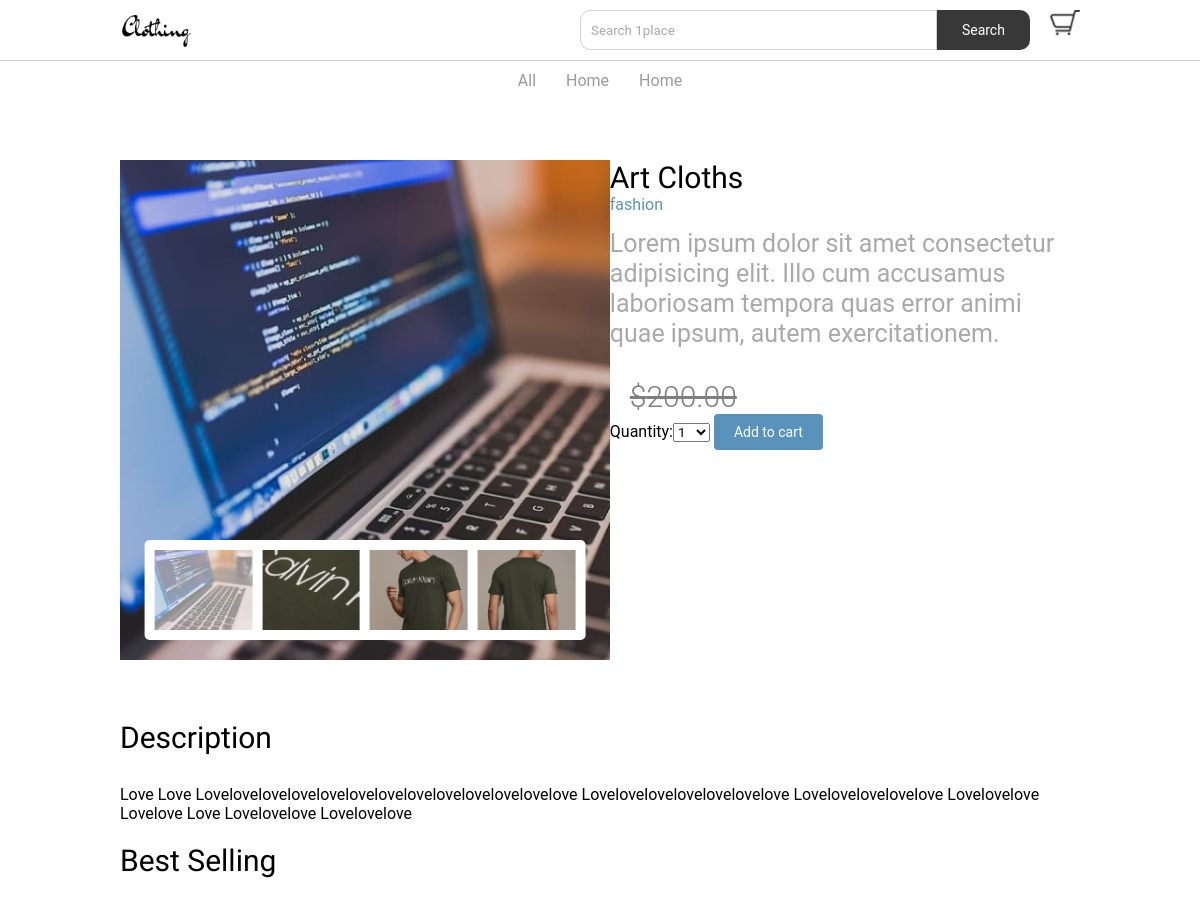
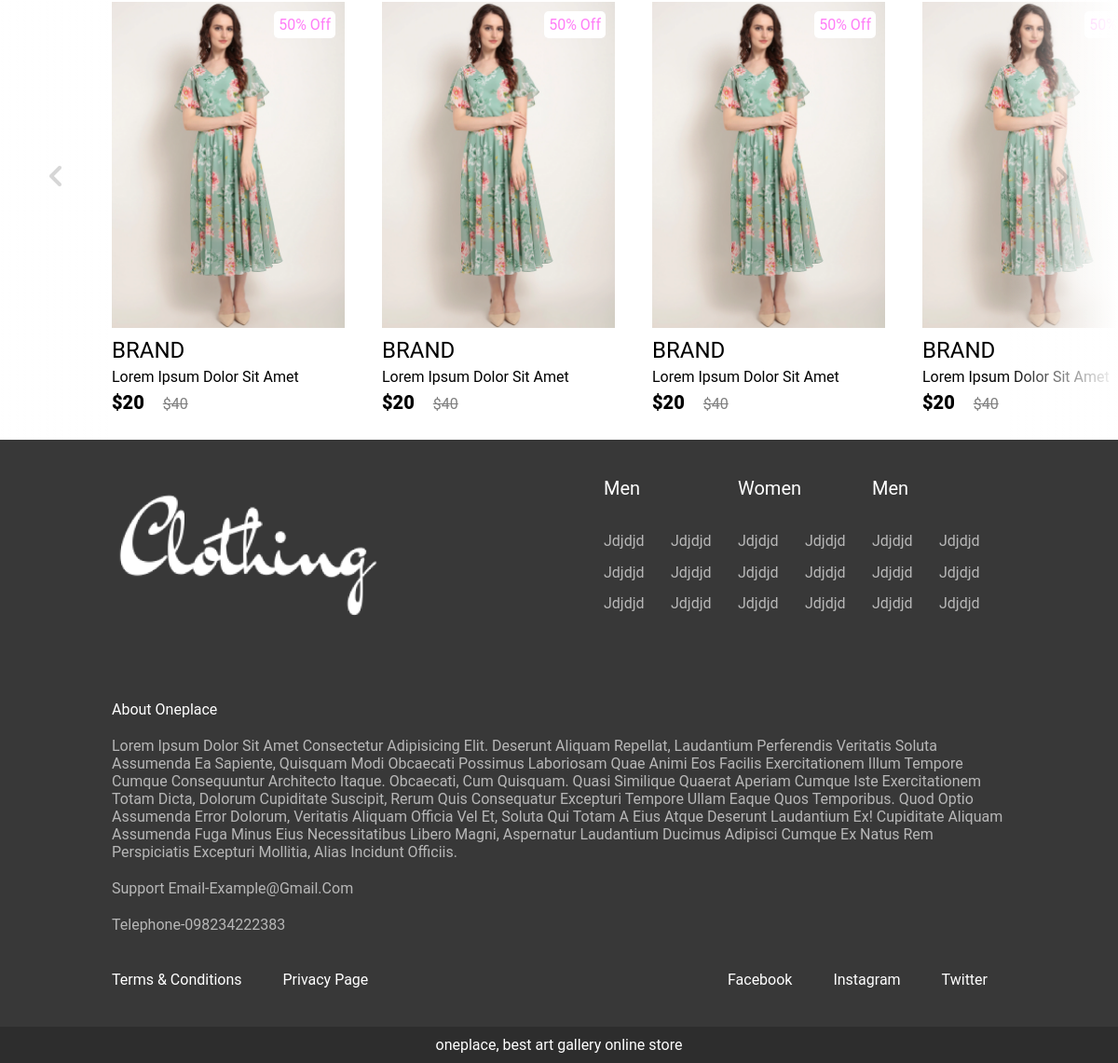
/2/art-cloths/, run on the app's committed database (2 pictures, top to bottom).
### gallery/models.py (models this page shows, shortened)
class Art_Product(models.Model):
    category = models.ForeignKey(Category,related_name='products',on_delete=models.CASCADE)
    name = models.CharField(max_length=200, db_index=True)
    slug = models.SlugField(max_length=200, db_index=True)
    image = models.ImageField(upload_to='products/%Y/%m/%d',blank=True)
    description = models.TextField(blank=True)
    price = models.DecimalField(max_digits=10, decimal_places=2)
    available = models.BooleanField(default=True)
    created = models.DateTimeField(auto_now_add=True)
    updated = models.DateTimeField(auto_now=True)
    class Meta:
        ordering = ('name',)
        index_together = (('id', 'slug'),)

class Category(models.Model):
    name = models.CharField(max_length=200,db_index=True)
    slug = models.SlugField(max_length=200,unique=True)
    class Meta:
        ordering = ('name',)
        verbose_name = 'category'
        verbose_name_plural = 'categories'
    def __str__(self):
        return self.name
    def get_absolute_url(self):
        return reverse('gallery:art_list_by_category', args=[self.slug])

### gallery/views.py (the view)
# urls.py: path('<int:id>/<slug:slug>/', views.art_detail, name='art_detail'),
def art_detail(request, id, slug):
    product = get_object_or_404(Art_Product, id=id, slug=slug, available=True)
    cart_product_form = CartAddProductForm()
    return render(request, 'gallery/art/product.html', {'product': product, 'cart_product_form': cart_product_form})

### cart/forms.py
class CartAddProductForm(forms.Form):
    quantity = forms.TypedChoiceField(choices=PRODUCT_QUANTITY_CHOICES,coerce=int)
    override = forms.BooleanField(required=False, initial=False, widget=forms.HiddenInput)

### cart/cart.py (called while the page is built)
    def __len__(self):
        return sum(item['quantity'] for item in self.cart.values())

### cart/context_processors.py (called while the page is built)
def cart(request):
    return {'cart': Cart(request)}

### gallery/templates/gallery/art/product.html (shortened to what this page needs)
{% extends "gallery/base.html" %}
{% load static %}
{% block content %}
<section class="product-details">
<div class="image-slider" style="background-image: url({{product.image.url}})">
    <div class="product-images">
        <img src="{% if product.image %}{{ product.image.url }}{% else %}
        {% static 'img/no_image.png'%}{% endif %}" class="active">
        <img src="{% static 'images/product image 2.png' %}" alt="">
        <img src="{% static 'images/product image 3.png' %}" alt="">
        <img src="{% static 'images/product image 4.png' %}" alt="">
    </div>
</div>
        <div class="details">
            <h2 class="product-brand">{{ product.name }}</h2>
            <a href="{{ product.category.get_absolute_url }}">
                {{ product.category }}
                </a>
            <p class="product-short-des">Lorem ipsum dolor sit amet consectetur adipisicing elit. Illo cum accusamus laboriosam tempora quas error animi quae ipsum, autem exercitationem.</p>
            <span class="product-actual-price">${{ product.price }}</span>
            <form action="{% url 'cart:cart_add' product.id %}" method="post">
                {{ cart_product_form }}
              <input type="submit" value="Add to cart">
              </form>
        </div>
    </section>
    <section class="detail-des">
        <h2 class="heading">description</h2>
        <p class="des">{{ product.description|linebreaks }}</p>
    </section>
    <section class="product">
        <h2 class="product-category">best selling</h2>
        <button class="pre-btn"><img src="img/arrow.png" alt=""></button>
        <button class="nxt-btn"><img src="img/arrow.png" alt=""></button>
        <div class="product-container">
            <div class="product-card">
                <div class="product-image">
                    <span class="discount-tag">50% off</span>
                    <img src="img/card1.png" alt="" class="product-thumb">
                </div>
                <div class="product-info">
                    <h2 class="product-brand">brand</h2>
                    <p class="product-short-desc">Lorem ipsum dolor sit amet consectetur adipisicing elit.</p>
                    <span class="price">$20</span><span class="actual-price">$40</span>
                </div>
            </div>
            <div class="product-card">
                <div class="product-image">
                    <span class="discount-tag">50% off</span>
                    <img src="img/card1.png" alt="" class="product-thumb">
                </div>
                <div class="product-info">
                    <h2 class="product-brand">brand</h2>
                    <p class="product-short-desc">Lorem ipsum dolor sit amet consectetur adipisicing elit.</p>
                    <span class="price">$20</span><span class="actual-price">$40</span>
                </div>
            </div>
            <div class="product-card">
                <div class="product-image">
                    <span class="discount-tag">50% off</span>
                    <img src="img/card1.png" alt="" class="product-thumb">
                </div>
                <div class="product-info">
                    <h2 class="product-brand">brand</h2>
                    <p class="product-short-desc">Lorem ipsum dolor sit amet consectetur adipisicing elit.</p>
                    <span class="price">$20</span><span class="actual-price">$40</span>
                </div>
            </div>
            <div class="product-card">
                <div class="product-image">
                    <span class="discount-tag">50% off</span>
                    <img src="img/card1.png" alt="" class="product-thumb">
                </div>
                <div class="product-info">
                    <h2 class="product-brand">brand</h2>
                    <p class="product-short-desc">Lorem ipsum dolor sit amet consectetur adipisicing elit.</p>
                    <span class="price">$20</span><span class="actual-price">$40</span>
                </div>
            </div>
        </div>
    </section>
    {% endblock %}

### gallery/static/css/home.css (style rules this page uses)
.product { position: relative; overflow: hidden; padding: 20px 0; }
.product-category { padding: 0 10vw; font-size: 30px; font-weight: 500; margin-bottom: 40px; text-transform: capitalize; }
.product-container { padding: 0 10vw; display: flex; overflow-x: auto; scroll-behavior: smooth; }
.product-card { flex: 0 0 auto; width: 250px; height: 450px; margin-right: 40px; }
.product-image { position: relative; width: 100%; height: 350px; overflow: hidden; }
.product-thumb { width: 100%; height: 350px; object-fit: cover; }
.discount-tag { position: absolute; background: #fff; padding: 5px; border-radius: 5px; color: #ff7df7; right: 10px; top: 10px; text-transform: capitalize; }
.product-info { width: 100%; height: 100px; padding-top: 10px; }
.product-brand { text-transform: uppercase; }
.product-short-desc { width: 100%; height: 20px; line-height: 20px; overflow: hidden; opacity: 0.5s; text-transform: capitalize; margin: 5px 0; }
.price { font-weight: 900; font-size: 20px; }
.actual-price { margin-left: 20px; opacity: 0.5; text-decoration: line-through; }
.pre-btn, .nxt-btn { border: none; width: 10vw; height: 100%; position: absolute; top: 0; display: flex; justify-content: center; align-items: center; background: linear-gradient(90deg, rgba(255, 255, 255, 0) 0%, #fff 100%); cursor: pointer; z-index: 8; }
.pre-btn { left: 0; transform: rotate(180deg); }
.nxt-btn { right: 0; }
.pre-btn img, .nxt-btn img { opacity: 0.2; }

### gallery/static/css/base.css (style rules this page uses)
body { margin:0; padding:0; font-family:helvetica, sans-serif; }
h1, h2, h3, h4, h5 , h6 { font-family: 'Ubuntu', sans-serif; font-weight:normal; }
a { text-decoration:none; color:#5993bb; }
a.button, input[type="submit"] { color:#fff; background:#5993bb; border-radius:4px; padding:10px 20px; font-size:14px; border:0; }

### gallery/static/css/product.css (style rules this page uses)
.product-details { width: 100%; padding: 60px 10vw; display: flex; justify-content: space-between; }
.image-slider { width: 500px; height: 500px; position: relative; background-size: cover; }
.product-images { position: absolute; bottom: 20px; left: 50%; transform: translateX(-50%); width: 90%; background: #fff; border-radius: 5px; display: grid; grid-template-columns: repeat(4, 1fr); height: 100px; grid-gap: 10px; padding: 10px; }
.product-images img { width: 100%; height: 80px; object-fit: cover; cursor: pointer; }
.product-images img.active { opacity: 0.5; }
.details { width: 50%; }
.details .product-brand { text-transform: capitalize; font-size: 30px; }
.details .product-short-des { font-size: 25px; line-height: 30px; height: auto; margin: 15px 0 30px; color: #a9a9a9 }
.product-actual-price { font-size: 30px; opacity: 0.5; text-decoration: line-through; margin: 0 20px; font-weight: 300; }
.detail-des { padding: 0 10vw; text-transform: capitalize; }
.heading { font-size: 30px; margin-bottom: 30px; }
.des { color: #383838; line-height: 25px; }

### gallery/static/css/nav.css (style rules this page uses)
* { margin: 0; padding: 0; box-sizing: border-box; font-family: 'roboto', sans-serif; }

### data on the page
Art_Product: image (picture), name "Art Cloths", category "fashion", price "200.00", description "Love Love Lovelovelovelovelovelovelovelovelovelovelovelovelove Lovelovelovelovelovelovelove Lovelovelovelovelove Lovelovelove Lovelove Love Lovelovelove Lovelovelove"
